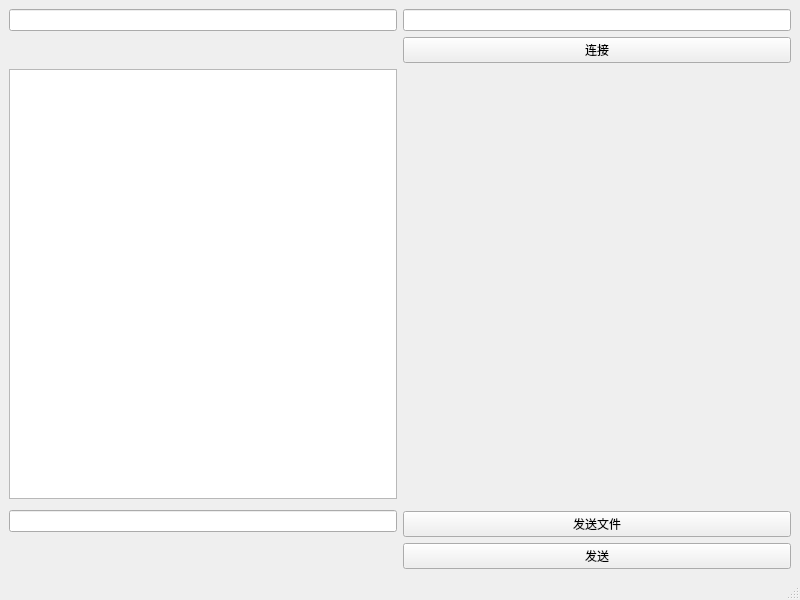
<?xml version="1.0" encoding="UTF-8"?>
<ui version="4.0">
 <class>MainWindow</class>
 <widget class="QMainWindow" name="MainWindow">
  <property name="geometry">
   <rect>
    <x>0</x>
    <y>0</y>
    <width>800</width>
    <height>600</height>
   </rect>
  </property>
  <property name="windowTitle">
   <string>MainWindow</string>
  </property>
  <widget class="QWidget" name="centralwidget">
   <layout class="QGridLayout" name="gridLayout">
    <item row="2" column="0">
     <widget class="QTextEdit" name="chatBox"/>
    </item>
    <item row="0" column="1">
     <widget class="QLineEdit" name="portEdit"/>
    </item>
    <item row="4" column="1">
     <widget class="QPushButton" name="fileButton">
      <property name="text">
       <string>发送文件</string>
      </property>
     </widget>
    </item>
    <item row="0" column="0">
     <widget class="QLineEdit" name="hostEdit"/>
    </item>
    <item row="5" column="1">
     <widget class="QPushButton" name="sendButton">
      <property name="text">
       <string>发送</string>
      </property>
     </widget>
    </item>
    <item row="1" column="1">
     <widget class="QPushButton" name="connectButton">
      <property name="text">
       <string>连接</string>
      </property>
     </widget>
    </item>
    <item row="3" column="0" rowspan="2">
     <widget class="QLineEdit" name="messageEdit"/>
    </item>
   </layout>
  </widget>
  <widget class="QMenuBar" name="menubar">
   <property name="geometry">
    <rect>
     <x>0</x>
     <y>0</y>
     <width>800</width>
     <height>21</height>
    </rect>
   </property>
  </widget>
  <widget class="QStatusBar" name="statusbar"/>
 </widget>
 <tabstops>
  <tabstop>portEdit</tabstop>
  <tabstop>hostEdit</tabstop>
  <tabstop>connectButton</tabstop>
  <tabstop>chatBox</tabstop>
  <tabstop>messageEdit</tabstop>
  <tabstop>sendButton</tabstop>
  <tabstop>fileButton</tabstop>
 </tabstops>
 <resources/>
 <connections/>
</ui>
